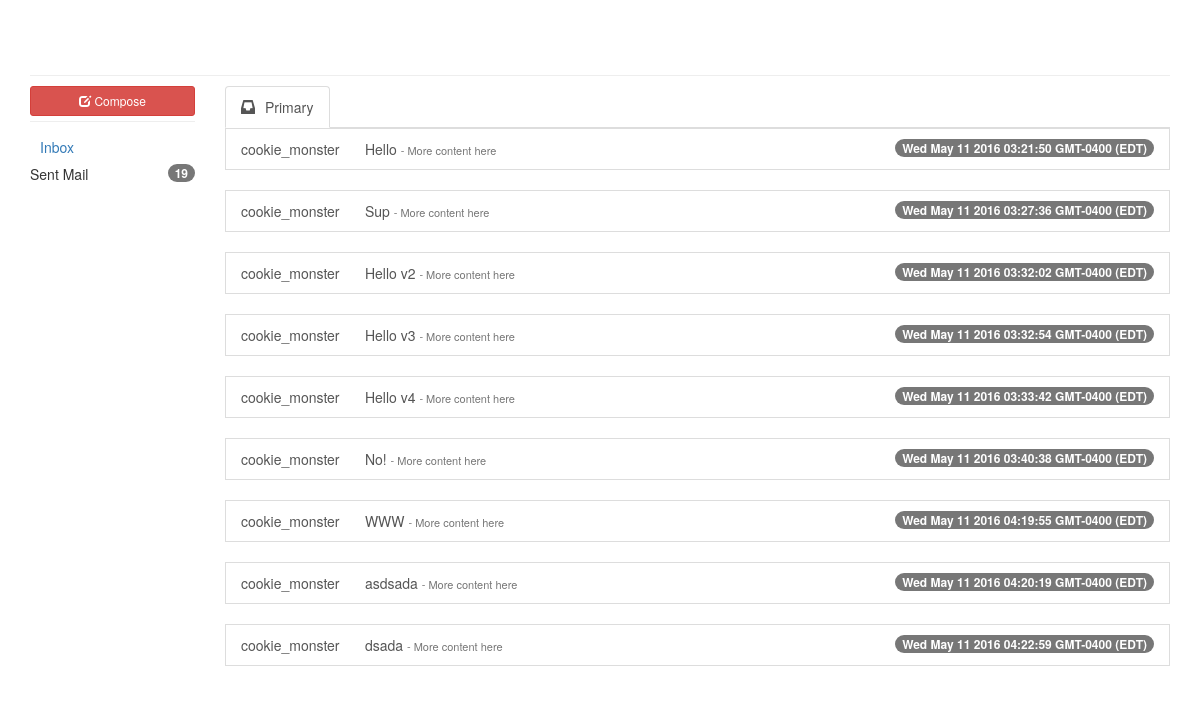
Before: /HealthNet/cookie_monster/message/send/view/ with the older database file.
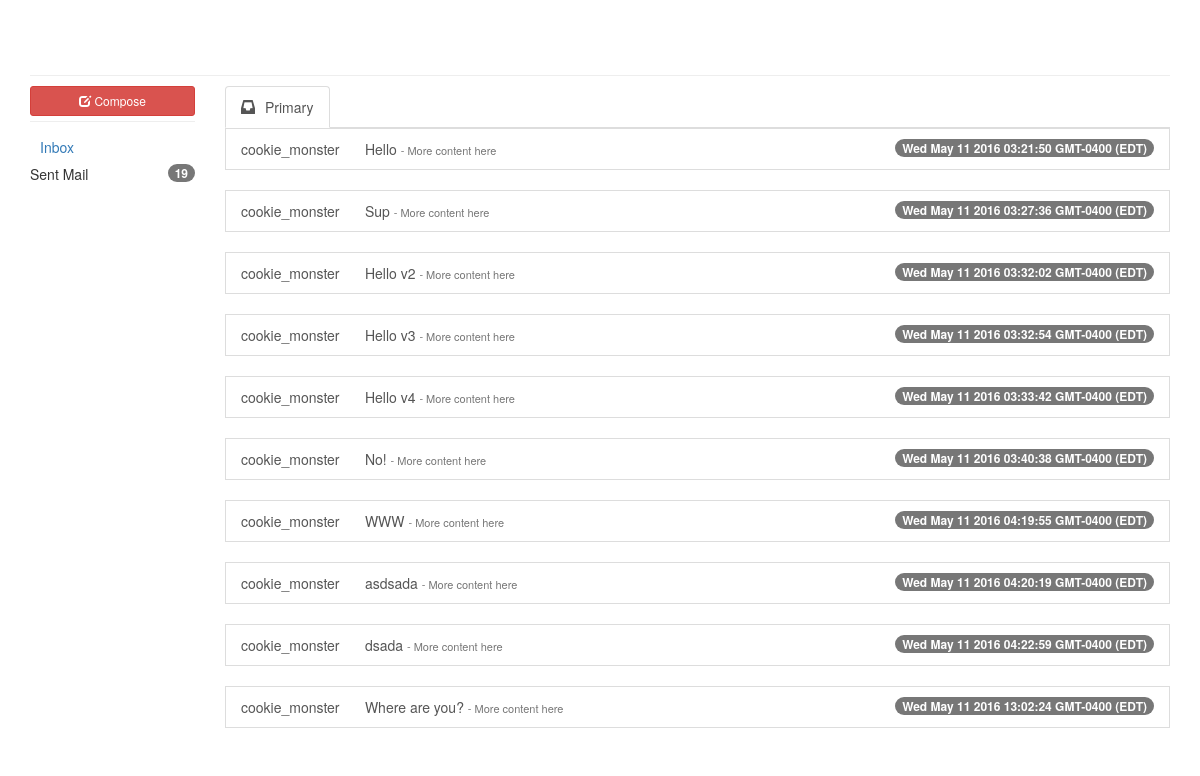
After: the same page with the newer database file.
### HealthNet/models.py (models this page shows, shortened)
class Messages(models.Model):
    sender = models.CharField(max_length=250)
    receiver = models.CharField(max_length=250)
    text_body = models.CharField(max_length=500)
    time_stamp = models.CharField(max_length=250)

### HealthNet/views.py (the view)
# urls.py: url(r'^(?P<sender_name>\w+)/message/send/view/$',views.message_view_send,name='message_send_view'),
def message_view_send(request,sender_name):
    views_send_message_template = loader.get_template('HealthNet/message_view_sent.html')
    message_count_receive = 0
    message_count_send = 0
    inbox =  0
    patient_list = []
    patient_list_doctor_name = ""
    try:
        patient = Patient.objects.get(user_name=sender_name)
        message_count_receive = Messages.objects.filter(sender=sender_name).count()
        message_count_send = Messages.objects.filter(receiver=sender_name).count()
        for message in Messages.objects.filter(sender=sender_name):
            message_content = {
                'from':message.sender,
                'text_body':message.text_body,
                'time_stamp':message.time_stamp
            }
            patient_list.append(message_content)
        patient_list_doctor_name = Doctor.objects.get(username=patient._doctor).first_name+" "+Doctor.objects.get(username=patient._doctor).last_name
        inbox = message_count_send + message_count_receive
    except Patient.DoesNotExist:
        try:
            doctor = Doctor.objects.get(username=sender_name)
            message_count_receive = Messages.objects.filter(sender=sender_name).count()
            message_count_send = Messages.objects.filter(receiver=sender_name).count()
            for message in Messages.objects.filter(sender=sender_name):
                message_content = {
                    'from':message.sender,
                    'text_body':message.text_body,
                    'time_stamp':message.time_stamp
                }
                patient_list.append(message_content)
            inbox =  message_count_send + message_count_receive
        except Doctor.DoesNotExist:
            try:
                nurse = Nurse.objects.get(username=sender_name)
                message_count_receive = Messages.objects.filter(sender=sender_name).count()
                message_count_send = Messages.objects.filter(receiver=sender_name).count()
                for message in Messages.objects.filter(sender=sender_name):
                    message_content = {
                        'from':message.sender,
                        'text_body':message.text_body,
                        'time_stamp':message.time_stamp
                    }
                    patient_list.append(message_content)
                inbox = message_count_send + message_count_receive
            except Nurse.DoesNotExist:
                print("I am Batman")
    context = {
        'message':'context',
        'sender':sender_name,
        'send':message_count_send,
        'receive':message_count_receive,
        'inbox':inbox,
        'patient_list':patient_list,
    }
    return HttpResponse(views_send_message_template.render(context,request))

### HealthNet/templates/HealthNet/message_view_sent.html (shortened to what this page needs)
<!doctype html>
<head>
  <link href="https://maxcdn.bootstrapcdn.com/bootstrap/3.3.6/css/bootstrap.min.css" rel="stylesheet"> {% load staticfiles %}
</head>
<body>
  <div class="container">
    <div class="row">
        <div class="col-sm-9 col-md-10">
        </div>
    </div>
    <hr>
    <div class="row">
        <div class="col-sm-3 col-md-2">
            <a href="send" class="btn btn-danger btn-sm btn-block" role="button"><i class="glyphicon glyphicon-edit"></i> Compose</a>
            <hr>
            <ul class="nav nav-pills nav-stacked">
                <li><a href="/HealthNet/{{sender}}/message"> Inbox </a>
                </li>
                <li class="active"><span class="badge pull-right">{{send}}</span>Sent Mail</li>
            </ul>
        </div>
        <div class="col-sm-9 col-md-10">
            <ul class="nav nav-tabs">
                <li class="active"><a href="#home" data-toggle="tab"><span class="glyphicon glyphicon-inbox">
                </span>Primary</a></li>
            </ul>
            <div class="tab-content">
                <div class="tab-pane fade in active" id="home">
                  {%for list in patient_list%}
                    <div class="list-group">
                        <a href="#" class="list-group-item">
                          <span class="name" style="min-width: 120px;
                                display: inline-block;">{{list.from}}</span> <span class="">{{list.text_body}}</span>
                            <span class="text-muted" style="font-size: 11px;">- More content here</span> <span class="badge">{{list.time_stamp}}</span> </a>
                    </div>
                    {%endfor%}
                </div>
            </div>
        </div>
    </div>
</div>
</body>

### HealthNet/templates/HealthNet/message_view_sent.html (style rules this page uses)
body { margin-top:50px; }
.nav-tabs .glyphicon:not(.no-margin) { margin-right:10px; }
.tab-pane .list-group-item:first-child { border-top-right-radius: 0px;border-top-left-radius: 0px; }
.tab-pane .list-group-item:last-child { border-bottom-right-radius: 0px;border-bottom-left-radius: 0px; }
hr { margin-top: 5px;margin-bottom: 10px; }
.nav-pills>li>a { padding: 5px 10px; }

Changed rows visible on the page:
added Messages: from "cookie_monster", text_body "Where are you?", time_stamp "Wed May 11 2016 13:02:24 GMT-0400 (EDT)"
Other visible differences:
new list line: "- More content here"
